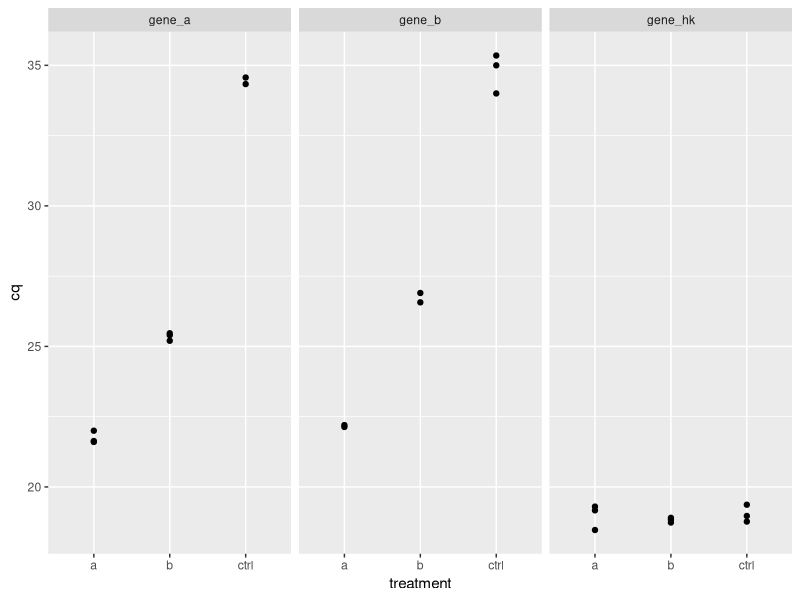
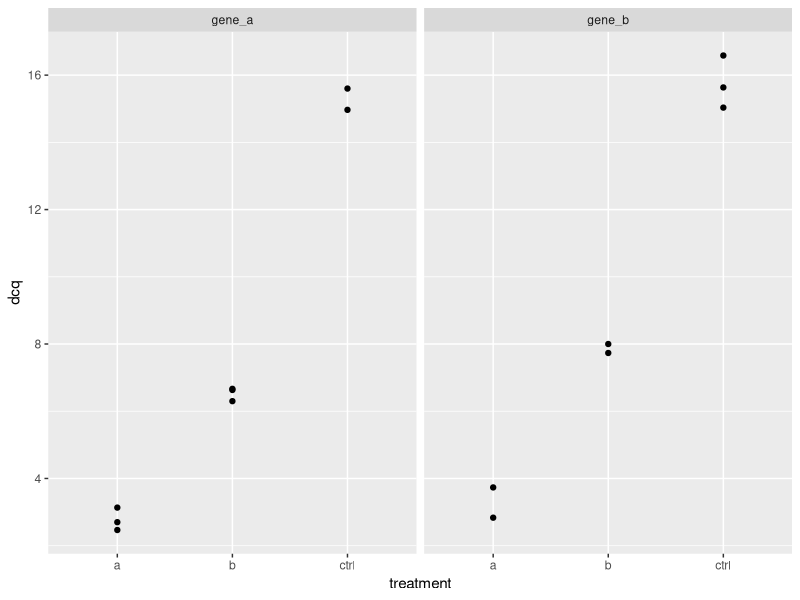
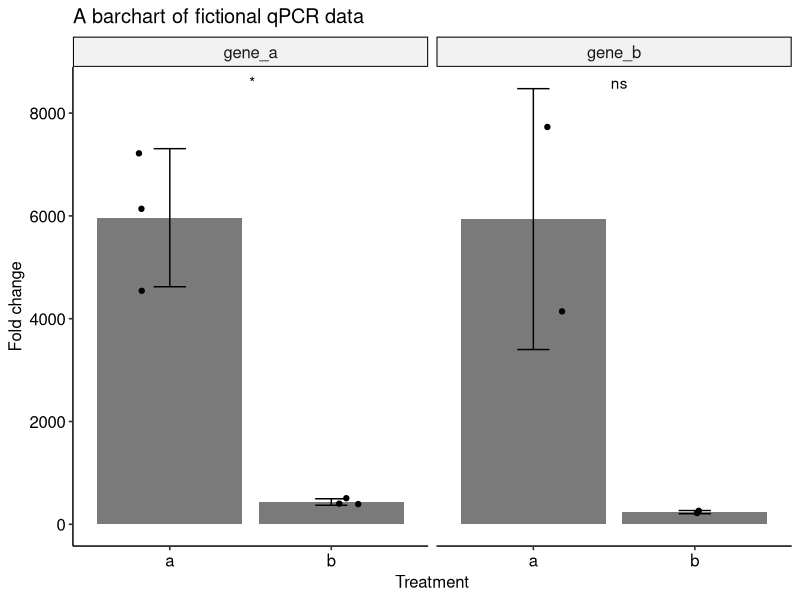

Source code (R) for these figures, in order:
## ---- chunk 1
knitr::opts_chunk$set(echo = TRUE,
                      message = FALSE,
                      warning = FALSE)
## ---- chunk 2
#install.packages("tidyverse") #Use this to install if they are not installed yet.
#install.packages("rlang")     #Use this to install if they are not installed yet.
#install.packages("ggpubr")    #Use this to install if they are not installed yet. 

library(tidyverse) 
library(rlang)
library(ggpubr) #this package extends ggplot2
## ---- chunk 3
#to do: function for showing triplicates with outlier, function for summary statistics, use qpcr_ddcq with cq values as input, error messages.
qpcr_clean <- function(.data, cq, threshold, ...){
  # to do: add if statements for errors. no column called cq etc. 
  dots <- names(enquos(..., .named = TRUE))
  
  median_cq <- .data %>%
    group_by(...) %>%
    summarise(median_cq = median({{cq}}, na.rm = TRUE), #calculate the median cq value
            count = sum(!is.na({{cq}}))) #count the amount of techreps with a cq value
  
  dev_test <- .data %>%
    full_join(median_cq, by = dots) %>%
    filter(count > 1) %>% #take out tech reps with only 1 value
    mutate(distance_med = abs({{cq}} - median_cq)) %>%  #calculate deviation from median
    mutate(keep = if_else(count == 2,
                          if_else(distance_med*2 < threshold, TRUE, FALSE),
                          if_else(distance_med   < threshold, TRUE, FALSE)))
  
  count_true <- dev_test %>%
    group_by(...) %>%
    summarise(count_keep = sum(keep, na.rm = TRUE))
  
  clean_data <- dev_test %>%
    full_join(count_true, by = dots) %>%
    filter(count_keep > 1, #remove samples where all are more than the threshold apart
           keep == TRUE) %>% #remove all other outliers
    select(-(median_cq:count_keep)) #remove the now unnecessary columns
  clean_data
}

qpcr_outlier_context <- function(raw_data, clean_data, cq_values, tech_rep, ...){
  #turn some values into strings for joining tables
  dots <- names(enquos(..., .named = TRUE))
  string_tech_rep <- names(enquos(tech_rep, .named = TRUE))
  join2 <- append(dots, string_tech_rep)
  
  #first find all the outliers
  outliers <- raw_data %>%
    setdiff(clean_data)
  
  #give outliers extra columns, all TRUE
  extra_col <- outliers %>%
    mutate(outlier = TRUE) %>%
    select(-{{cq_values}})
  
  #find all triplets with outliers
  triplets <- outliers %>%
    select(-{{cq_values}}) %>%
    select(-{{tech_rep}}) %>%
    left_join(raw_data, by = dots) %>%
    distinct() %>%
    left_join(extra_col, by = join2)
  triplets
}

qpcr_avg_techrep <- function(.data, cq, ...){
  .data %>%
    group_by(...) %>%
    summarise(cq = mean({{cq}}, na.rm = TRUE)) %>%
    ungroup()
}

qpcr_dcq <- function(.data, cq, primer_pair, housekeeping, ...){
  # to do: add if statements to check input. no column called cq etc. 
  dots <- names(enquos(..., .named = TRUE))
  
  cq_hk <- .data %>%
    filter({{primer_pair}} == housekeeping) %>%
    mutate(cq_hk = {{cq}}) %>%
    select(..., cq_hk)
  
  dcq_values <- .data %>%
    filter({{primer_pair}} != "gene_hk") %>%
    inner_join(cq_hk, by = dots) %>%
    mutate(dcq = {{cq}} - cq_hk)
  dcq_values
}

qpcr_ddcq <- function(.data, dcq = dcq, treatment, untreated, primer_pair){
  #to do: check inputs. must be dcq values. 
  primer_join <- names(enquos(primer_pair, .named = TRUE))
  
  dcq_ctrl <- .data %>%
    filter({{treatment}} == untreated) %>%
    group_by({{primer_pair}}) %>%
    summarise(dcq_ctrl = mean({{dcq}}, na.rm = TRUE))
  
  ddcq <- .data %>%
    filter(treatment != untreated) %>%
    inner_join(dcq_ctrl, by = primer_join) %>%
    mutate(ddcq = {{dcq}} - dcq_ctrl,
           fold_change = 2^-ddcq)
  ddcq
}

qpcr_summary <- function(data, to_summarise, ...){
  summary <- data %>%
    group_by(...) %>%
    summarise(sd = sd({{to_summarise}}, na.rm = TRUE),
              mean = mean({{to_summarise}}, na.rm = TRUE))
  summary
}

## ---- chunk 4
raw_data <- read_csv(file = "rawcqvalues.csv") # see above for which function to use if you use your own file. 
## ---- chunk 5
knitr::kable(
  raw_data[1:5, ], 
  caption = "First 5 rows of the raw data"
)
## ---- chunk 6
clean_data <- qpcr_clean(raw_data, cq = cq_values, threshold = 1, treatment, primer_pair, bio_rep)
## ---- chunk 7
outliers <- raw_data %>%
  setdiff(clean_data)
## ---- chunk 8
knitr::kable(
  outliers)
## ---- chunk 9

outlier_triplets <- qpcr_outlier_context(raw_data = raw_data, 
                                         clean_data = clean_data, 
                                         cq_values = cq_values, 
                                         tech_rep = tech_rep, 
                                         treatment, bio_rep, primer_pair)
## ---- chunk 10
opts <- options(knitr.kable.NA = "")
knitr::kable(
  outlier_triplets)
## ---- chunk 11
avg_data <- qpcr_avg_techrep(clean_data, cq = cq_values, treatment, primer_pair, bio_rep)
## ---- chunk 12
knitr::kable(avg_data[1:6,],
             caption = "The first six rows of the average Cq values")
## ---- chunk 13
ggplot(data = avg_data, aes(x = treatment, y = cq))+  #replace x to you situation
  geom_point()+
  facet_wrap(~primer_pair) #replace as needed
## ---- chunk 14
dcq_values <- qpcr_dcq(avg_data, cq = cq, primer_pair = primer_pair, housekeeping = "gene_hk", treatment, bio_rep)
## ---- chunk 15
knitr::kable(dcq_values[1:6,], caption = "The first six rows of the dCq values")
## ---- chunk 16
dcq_values %>%
  ggplot(aes(treatment, dcq))+ # replace treatment with whatever you used
    geom_point()+
    facet_grid(cols = vars(primer_pair)) #use if you pcr multiple genes
## ---- chunk 17
ddcq_values <- qpcr_ddcq(dcq_values, treatment = treatment, untreated = "ctrl", primer_pair = primer_pair)
## ---- chunk 18
knitr::kable(ddcq_values[1:6,], caption = "The first six rows of the ddCq values") 
## ---- chunk 19
ddcq_values <- raw_data %>%
  qpcr_clean(cq = cq_values, threshold = 1, treatment, primer_pair, bio_rep) %>%
  qpcr_avg_techrep(cq = cq_values, treatment, primer_pair, bio_rep) %>%
  qpcr_dcq(cq = cq, primer_pair = primer_pair, housekeeping = "gene_hk", treatment, bio_rep) %>%
  qpcr_ddcq(treatment = treatment, untreated = "ctrl", primer_pair = primer_pair) 
ddcq_values
## ---- chunk 20
#calculate mean and standard deviation
summary <- qpcr_summary(ddcq_values, to_summarise = fold_change, treatment, primer_pair)

#making the barchart
ddcq_values %>%
  ggplot(aes(treatment, fold_change))+  #replace treatment with your column name.
    geom_bar(data = summary, aes(treatment, mean), stat = "identity", alpha = 0.8)+ #replace treatment with your column name.
    geom_errorbar(data = summary, aes(treatment, mean, ymin = mean-sd, ymax = mean+sd), #replace treatment with your column name.
                  width = 0.2)+
    geom_jitter(width = 0.2)+
    facet_grid(cols = vars(primer_pair))+ #replace primer_pair with your column name.
    stat_compare_means(label = "p.signif", method = "t.test", label.x = 1.5, show.legend = FALSE)+
    theme_pubr()+ # this theme is supposed to be publication ready
    theme(strip.text = element_text(size = 12))+ 
    labs(x = "Treatment",  #set the axis labels and title
         y = "Fold change",
         title = "A barchart of fictional qPCR data")
